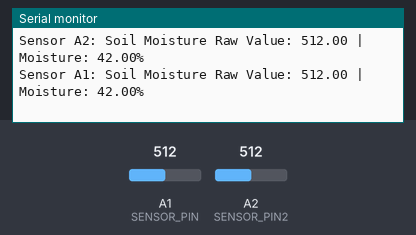
Simulated run of this sketch. Board: Arduino Uno, built with avr-gcc and run on an emulated ATmega328P. Shown: the last lines printed to the serial monitor. The inputs (shaded band) are chosen by the test bench; at power-on: A1 (SENSOR_PIN) = 512, A2 (SENSOR_PIN2) = 512.

Above: at 1.3 s.
1.4 s: A1 (SENSOR_PIN) set to 716
At 1.4 s:
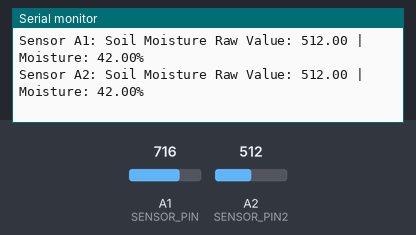
2.9 s: A2 (SENSOR_PIN2) set to 716
At 4.2 s:
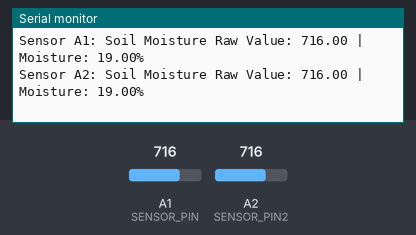
4.4 s: A1 (SENSOR_PIN) set to 900
At 5.0 s:
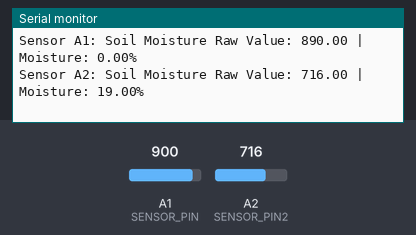
5.9 s: A2 (SENSOR_PIN2) set to 900
At 7.4 s:
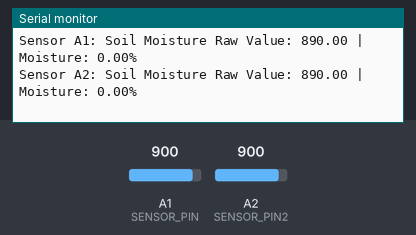
Timing chart, 0 to 8.4 s (numbered marks = the images above; inputs shaded):
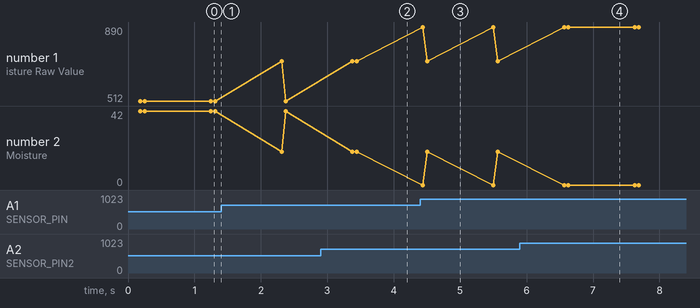

Measured:
- after the input at 2.9 s, the serial monitor: prints a new line after 0.54 s (image 2)
- after the input at 4.4 s, the serial monitor: prints a new line at once (image 3)
- after the input at 5.9 s, the serial monitor: prints a new line after 0.73 s (image 4)

The sketch:

DFRobot_SEN0308.ino
```cpp
#include <Wire.h>
#include "DFRobot_SEN0308.hpp"

#define SENSOR_PIN A1
#define SENSOR_PIN2 A2

SoilMoistureSensor_SEN0308 cap;
SoilMoistureSensor_SEN0308 cap2;

void setup() {
    Serial.begin(9600);
    while (!Serial);

    if (cap.begin(SENSOR_PIN)) {
        Serial.println("Sensor initialized successfully.");
    } else {
        Serial.println("Failed to initialize sensor.");
        while (1);
    }
    if (cap2.begin(SENSOR_PIN2)) {
        Serial.println("Sensor initialized successfully.");
    } else {
        Serial.println("Failed to initialize sensor.");
        while (1);
    }
}

void loop() {

    Serial.print("Sensor A1: ");
    float value = cap.read();
    Serial.print("Sensor A2: ");
    value = cap2.read();
    delay(1000);
}
```

DFRobot_SEN0308.cpp
```cpp
#include <Arduino.h>
#include "DFRobot_SEN0308.hpp"

/**
 * @brief Function to initialize the Gravity Soil Moisture Sensor
 * @param analog_pin : GPIO analog pin
 * @return true if a valid value is available. false otherwise
 */
bool SoilMoistureSensor_SEN0308::begin(const uint8_t analog_pin)
{
    _analog_pin = analog_pin;

    return read(false) > 0;
}

/**
 * @brief Function to read the soil moisture value
 * @return The moisture value. A valid reading is between 1 and 3500
 */
uint16_t SoilMoistureSensor_SEN0308::read(bool percentage)
{
    const uint16_t samples = 5; // Fixed number of samples
    const uint16_t delay_ms = 1; // Fixed delay in milliseconds between each sample reading
    uint64_t accumulator = 0;

    for (uint16_t i = 0; i < samples; i++) {
        delay(delay_ms);
        accumulator += analogRead(_analog_pin);
    }

    float value = float(accumulator) / samples;

    if (value > air_humidity)
      value = air_humidity;
    else if (value < water_humidity)
      value = water_humidity;
    // Map the value to a percentage with decimal precision
    float moisturePercent = map(value, air_humidity, water_humidity, 0.0, 100.0);

    // Print the values
    #if TEST_MODE
        Serial.print("Soil Moisture Raw Value: ");
        Serial.print(value);
        Serial.print(" | Moisture: ");
        Serial.print(moisturePercent);
        Serial.println("%");
    #endif

    // Return the raw value for further processing if needed
    return percentage ? moisturePercent : value;
}
```

DFRobot_SEN0308.hpp
```cpp
#ifndef _DFROBOT_SEN0308_H_
#define _DFROBOT_SEN0308_H_

#include <stdint.h>

#define TEST_MODE 1
#define AIR_HUMIDITY 890
#define WATER_HUMIDITY 1
class SoilMoistureSensor_SEN0308
{
    uint8_t _analog_pin;
    const float air_humidity;
    const float water_humidity;

    public:
    SoilMoistureSensor_SEN0308(const float air_humidity = AIR_HUMIDITY, const float water_humidity = WATER_HUMIDITY): air_humidity(air_humidity), water_humidity(water_humidity) {};
    bool begin(const uint8_t analog_pin);
    uint16_t read(bool percentage = true);
};
#endif //_DFROBOT_SEN0308_H_
```
